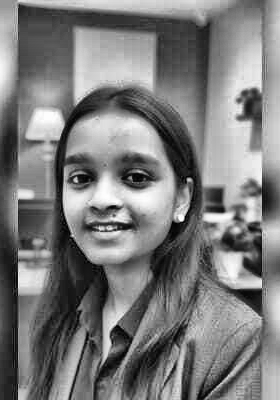
#> input picture data/source-prepped.png, 280 x 400 px, given in place of media_1787487431098.jpg, which was not available
$ python convert_user_photo.py
#> lines starting #> are read from the running program, lines starting #| are printed output that depends on the picture; pictures that were not available may be replaced by others from this repository, and a replacement may not be noted
import os
import cv2
import numpy as np
from PIL import Image

INPUT_PHOTO = r"C:\Users\snehal\.gemini\antigravity-ide\brain\2379b4f1-4787-45a9-ba43-2ce1181beec8\.user_uploaded\media_1787487431098.jpg"
PREPPED_OUT = "data/source-prepped.png"
SVG_OUT = "snehal-ascii.svg"

RAMP = " .`:-=+*cs#%@"  # bright (sparse) -> dark (dense)

def process_photo():
    os.makedirs("data", exist_ok=True)

    # 1. Open photo
    img_pil = Image.open(INPUT_PHOTO).convert("L")
#> img_pil is the input picture: PIL image 280x400 L; min 1, max 254, mean 123
    img_np = np.array(img_pil)

    # Crop out side blurred bars if present (center crop)
    h, w = img_np.shape
#> h = 400; w = 280
    crop_w = int(w * 0.7)
#> crop_w = 196
    left = (w - crop_w) // 2
#> left = 42
    cropped = img_np[:, left:left+crop_w]
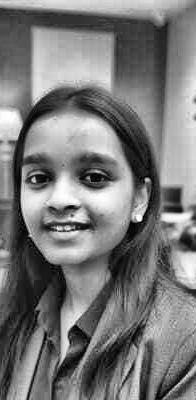
#> cropped: shape (400, 196); min 1, max 254, mean 120.9

    # Boost local contrast with CLAHE
    clahe = cv2.createCLAHE(clipLimit=3.0, tileGridSize=(8, 8))
    enhanced = clahe.apply(cropped)
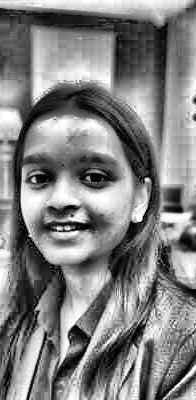
#> enhanced: shape (400, 196); min 0, max 255, mean 128.7
    cv2.imwrite(PREPPED_OUT, enhanced)

    # 2. Downsample for ASCII
    GRID_WIDTH = 64
    eh, ew = enhanced.shape
#> eh = 400; ew = 196
    aspect_ratio = eh / ew
#> aspect_ratio = 2.04
    grid_height = int(GRID_WIDTH * aspect_ratio * 0.50)
#> grid_height = 65

    resized = cv2.resize(enhanced, (GRID_WIDTH, grid_height))
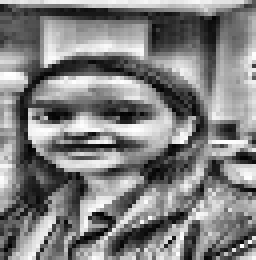
#> resized: shape (65, 64) (shown 4 times larger); min 2, max 255, mean 128.2

    # 3. Convert to ASCII rows
    ascii_rows = []
    ramp_len = len(RAMP)

    for row in resized:
        line = ""
        for pixel in row:
            idx = int((255 - pixel) / 255 * (ramp_len - 1))
            line += RAMP[idx]
        ascii_rows.append(line)
#> this loop made 65 passes
#> after the loop, ascii_rows = 65 items

    # 4. Generate valid SVG with row-by-row self-typing animation
    width = 370
    height = 360

    line_svgs = []
    start_y = 52
    line_height = max(7, int((height - 65) / len(ascii_rows)))
#> line_height = 7

    for idx, line in enumerate(ascii_rows):
        y = start_y + idx * line_height
        delay = round(idx * 0.02, 2)
        escaped_line = line.replace("&", "&amp;").replace("<", "&lt;").replace(">", "&gt;")

        line_html = f'''<g class="ascii-row" style="animation-delay: {delay}s;">
      <text x="14" y="{y}" class="ascii-text" xml:space="preserve">{escaped_line}</text>
    </g>'''
        line_svgs.append(line_html)
#> this loop made 65 passes
#> (y, delay) on passes 1 to 12: (52, 0), (59, 0.02), (66, 0.04), (73, 0.06), (80, 0.08), (87, 0.1), (94, 0.12), (101, 0.14), (108, 0.16), (115, 0.18), (122, 0.2), (129, 0.22)
#> after the loop, line_svgs = 65 items

    lines_content = "\n    ".join(line_svgs)

    svg = f'''<svg xmlns="http://www.w3.org/2000/svg" viewBox="0 0 {width} {height}" width="{width}" height="{height}">
  <style>
    .bg {{ fill: #0d1117; stroke: #30363d; stroke-width: 1px; rx: 8px; }}
    .title-text {{ font-family: 'SFMono-Regular', Consolas, 'Liberation Mono', Menlo, monospace; font-size: 13px; font-weight: bold; fill: #8b949e; }}
    .ascii-text {{ font-family: 'SFMono-Regular', Consolas, 'Liberation Mono', Menlo, monospace; font-size: 8.5px; fill: #79c0ff; font-weight: bold; white-space: pre; }}
    .ascii-row {{
      opacity: 0;
      animation: typeRow 0.06s linear forwards;
    }}
    @keyframes typeRow {{
      to {{
        opacity: 1;
      }}
    }}
  </style>

  <rect width="{width}" height="{height}" class="bg" />

  <!-- Terminal Header Bar -->
  <circle cx="20" cy="20" r="6" fill="#ff5f56" />
  <circle cx="38" cy="20" r="6" fill="#ffbd2e" />
  <circle cx="56" cy="20" r="6" fill="#27c93f" />
  <text x="75" y="24" class="title-text">snehal@ascii: ~ (portrait)</text>
  <line x1="0" y1="36" x2="{width}" y2="36" stroke="#21262d" stroke-width="1" />

  <!-- Self-typing ASCII Rows -->
  {lines_content}
</svg>
'''

    with open(SVG_OUT, "w", encoding="utf-8") as f:
        f.write(svg)

    print("Successfully regenerated valid snehal-ascii.svg!")

if __name__ == "__main__":
    process_photo()
